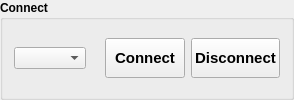
               <widget class="QGroupBox" name="groupBox_3">
                <property name="font">
                 <font>
                  <weight>75</weight>
                  <bold>true</bold>
                 </font>
                </property>
                <property name="title">
                 <string>Connect</string>
                </property>
                <layout class="QHBoxLayout" name="horizontalLayout_10">
                 <item>
                  <widget class="QComboBox" name="cmb_port">
                   <property name="font">
                    <font>
                     <weight>50</weight>
                     <bold>false</bold>
                    </font>
                   </property>
                  </widget>
                 </item>
                 <item>
                  <widget class="QLabel" name="la_connection_led">
                   <property name="enabled">
                    <bool>false</bool>
                   </property>
                   <property name="sizePolicy">
                    <sizepolicy hsizetype="Fixed" vsizetype="Fixed">
                     <horstretch>0</horstretch>
                     <verstretch>0</verstretch>
                    </sizepolicy>
                   </property>
                   <property name="minimumSize">
                    <size>
                     <width>0</width>
                     <height>0</height>
                    </size>
                   </property>
                   <property name="maximumSize">
                    <size>
                     <width>24</width>
                     <height>24</height>
                    </size>
                   </property>
                   <property name="text">
                    <string/>
                   </property>
                   <property name="pixmap">
                    <pixmap>../../resources/img/green_light.png</pixmap>
                   </property>
                   <property name="scaledContents">
                    <bool>true</bool>
                   </property>
                   <property name="alignment">
                    <set>Qt::AlignCenter</set>
                   </property>
                  </widget>
                 </item>
                 <item>
                  <widget class="QPushButton" name="pb_connect">
                   <property name="sizePolicy">
                    <sizepolicy hsizetype="Preferred" vsizetype="Fixed">
                     <horstretch>0</horstretch>
                     <verstretch>0</verstretch>
                    </sizepolicy>
                   </property>
                   <property name="minimumSize">
                    <size>
                     <width>0</width>
                     <height>40</height>
                    </size>
                   </property>
                   <property name="font">
                    <font>
                     <pointsize>11</pointsize>
                     <weight>75</weight>
                     <bold>true</bold>
                    </font>
                   </property>
                   <property name="text">
                    <string>Connect</string>
                   </property>
                   <property name="iconSize">
                    <size>
                     <width>24</width>
                     <height>24</height>
                    </size>
                   </property>
                  </widget>
                 </item>
                 <item>
                  <widget class="QPushButton" name="pb_disconnect">
                   <property name="sizePolicy">
                    <sizepolicy hsizetype="Preferred" vsizetype="Fixed">
                     <horstretch>0</horstretch>
                     <verstretch>0</verstretch>
                    </sizepolicy>
                   </property>
                   <property name="minimumSize">
                    <size>
                     <width>0</width>
                     <height>40</height>
                    </size>
                   </property>
                   <property name="font">
                    <font>
                     <pointsize>11</pointsize>
                     <weight>75</weight>
                     <bold>true</bold>
                    </font>
                   </property>
                   <property name="text">
                    <string>Disconnect</string>
                   </property>
                   <property name="iconSize">
                    <size>
                     <width>24</width>
                     <height>24</height>
                    </size>
                   </property>
                  </widget>
                 </item>
                </layout>
               </widget>
